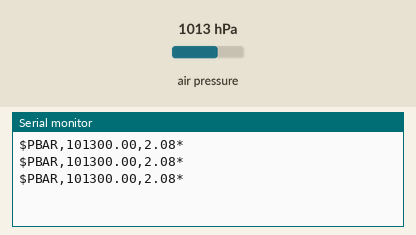
Simulated run of this sketch. Board: Arduino Uno, built with avr-gcc and run on an emulated ATmega328P. On the bench: the last lines printed to the serial monitor. Inputs (shaded band) come from the test bench; at power-on: air pressure 1013 hPa.

Above: at 1.2 s.
1.3 s: air pressure set to 952 hPa
At 1.9 s:
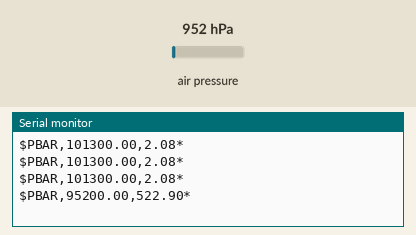
2.8 s: air pressure set to 975 hPa
At 3.4 s:
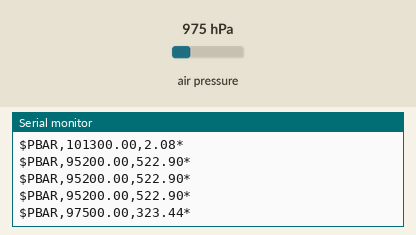
Timing chart, 0 to 5.8 s (numbered marks = the images above; inputs shaded):
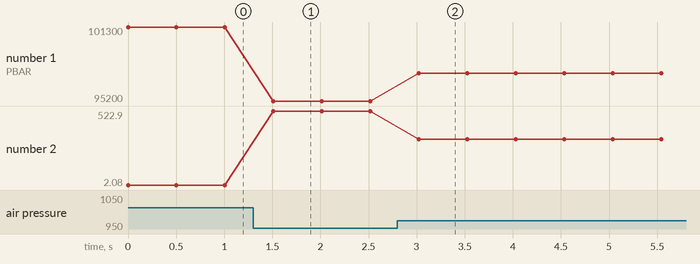

The sketch:

BMP280_With_I2C_connection.ino
```cpp
#include <SPI.h>
#include <Adafruit_BMP280.h>

#define BMP_SCK 13  //SCL
#define BMP_MISO 12 //SDO
#define BMP_MOSI 11 //SDA
#define BMP_CS 10   //CSB

Adafruit_BMP280 bmp(BMP_CS); // SPI initialization with CS pin

void setup() {
  Serial.begin(9600);
  while (!Serial) delay(100); // wait for native USB

  if (!bmp.begin()) {
    Serial.println(F("Could not find a valid BMP280 sensor, check wiring or "
                     "try a different address!"));
    while (1) delay(10);
  }

  /* Default settings from datasheet. */
  bmp.setSampling(Adafruit_BMP280::MODE_NORMAL,     /* Operating Mode. */
                  Adafruit_BMP280::SAMPLING_X2,     /* Temp. oversampling */
                  Adafruit_BMP280::SAMPLING_X16,    /* Pressure oversampling */
                  Adafruit_BMP280::FILTER_X16,      /* Filtering. */
                  Adafruit_BMP280::STANDBY_MS_500); /* Standby time. */
}

void loop() {
  Serial.print("$PBAR");
  Serial.print(",");
  Serial.print(bmp.readPressure());
  Serial.print(",");
  Serial.print(bmp.readAltitude(1013.25)); /* Adjusted to local forecast! */
  Serial.print("*");
  Serial.println("");
  delay(500);
}
```

Measured:
- after the input at 1.3 s, the serial monitor: prints a new line after 0.21 s (image 1)
- after the input at 2.8 s, the serial monitor: prints a new line after 0.22 s (image 2)
- plotted number 1: 101300 → 95200 after the input at 1.3 s, 95200 → 97500 after the input at 2.8 s
- plotted number 2: 2.08 → 522.9 after the input at 1.3 s, 522.9 → 323.44 after the input at 2.8 s
